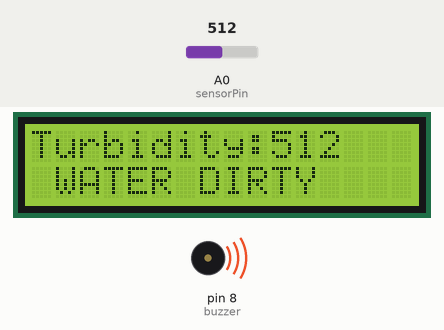
This sketch was run on a simulated Arduino Uno, built with avr-gcc and run on an emulated ATmega328P. Parts: 16×2 character LCD, buzzer (waves = sounding, pin HIGH). Inputs (shaded band) come from the test bench; at power-on: A0 (sensorPin) = 512.

Above: at 4.2 s.
4.3 s: A0 (sensorPin) set to 219
At 6.0 s:
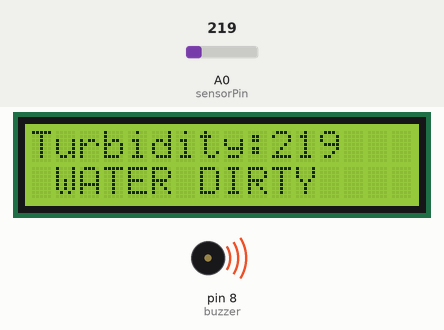
6.6 s: A0 (sensorPin) set to 185
At 8.4 s:
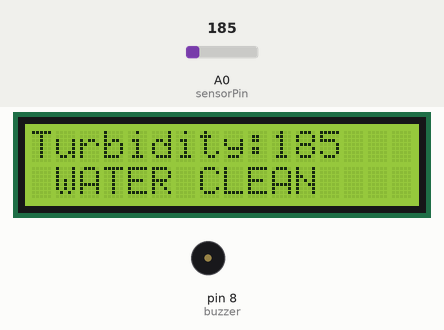
8.7 s: A0 (sensorPin) set to 210
At 9.6 s:
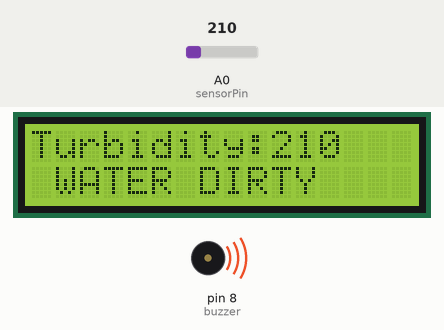
Timing chart, 0 to 11.7 s (numbered marks = the images above; inputs shaded):
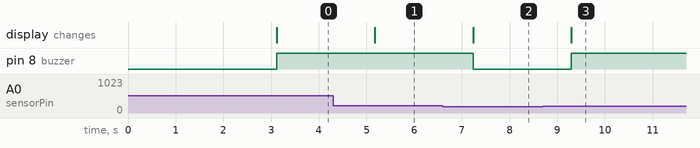

Measured:
- the behaviour switches between 201 and 200 on A0 (sensorPin) (found by bisection; images 1 and 2)
- after the input at 4.3 s, the display: changes after 0.88 s (image 1)
- after the input at 6.6 s, pin 8 (buzzer): HIGH → LOW after 0.63 s; the display: changes after 0.63 s (image 2)
- after the input at 8.7 s, pin 8 (buzzer): LOW → HIGH after 0.59 s; the display: changes after 0.59 s (image 3)

The sketch:

Water_Quality_Indicator.ino
```cpp
#include <Wire.h>
#include <LiquidCrystal_I2C.h>

LiquidCrystal_I2C lcd(0x27,16,2);

int sensorPin = A0;
int buzzer = 8;
int sensorValue = 0;

void setup() {

  pinMode(buzzer, OUTPUT);

  lcd.init();
  lcd.backlight();

  lcd.setCursor(0,0);
  lcd.print(" SMART WATER ");

  lcd.setCursor(0,1);
  lcd.print(" MONITORING ");

  delay(3000);

  lcd.clear();
}

void loop() {

  sensorValue = analogRead(sensorPin);

  lcd.setCursor(0,0);
  lcd.print("Turbidity:");
  lcd.print(sensorValue);
  lcd.print("   ");

  // THRESHOLD VALUE
  if(sensorValue > 200)
  {
    lcd.setCursor(0,1);
    lcd.print(" WATER DIRTY ");

    digitalWrite(buzzer, HIGH); // buzzer ON
  }

  else
  {
    lcd.setCursor(0,1);
    lcd.print(" WATER CLEAN ");

    digitalWrite(buzzer, LOW); // buzzer OFF
  }

  delay(1000);
}
```
